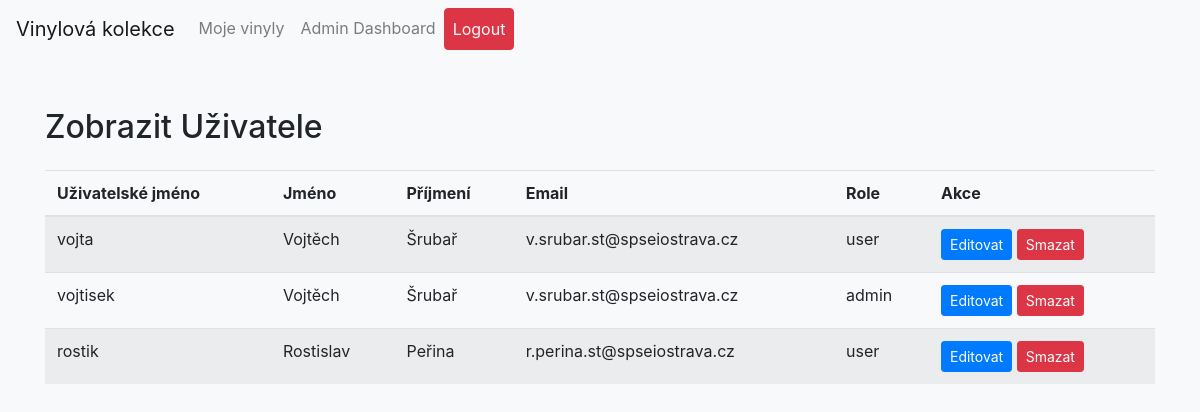
Screenshot of /Dashboard/ZobrazitUzivatele.php (signed in) with the database file from the repository.
### tables this page shows
CREATE TABLE `user` (
  `userid` int(11) NOT NULL,
  `username` varchar(50) NOT NULL,
  `heslo` varchar(255) NOT NULL,
  `jmeno` varchar(50) NOT NULL,
  `prijmeni` varchar(50) NOT NULL,
  `email` varchar(100) NOT NULL,
  `role` enum('user','admin') NOT NULL DEFAULT 'user'
);

### Dashboard/ZobrazitUzivatele.php (the view, shortened to what this page needs)
<?php
include '../components/Header.php';
include '../components/DBPropojeni.php';
$sql = "SELECT * FROM user";
$result = $conn->query($sql);
?>
<!DOCTYPE html>
<html lang="en">
<head>
    <link rel="stylesheet" href="https://stackpath.bootstrapcdn.com/bootstrap/4.5.2/css/bootstrap.min.css">
</head>
<body>
    <div class="container">
        <h2 class="my-4">Zobrazit Uživatele</h2>
        <table class="table table-striped">
            <thead>
                <tr>
                    <th>Uživatelské jméno</th>
                    <th>Jméno</th>
                    <th>Příjmení</th>
                    <th>Email</th>
                    <th>Role</th>
                    <th>Akce</th>
                </tr>
            </thead>
            <tbody>
                <?php
                if ($result->num_rows > 0) {
                    while ($row = $result->fetch_assoc()) {
                        echo "<tr>";
                        echo "<td>" . $row["username"] . "</td>";
                        echo "<td>" . $row["jmeno"] . "</td>";
                        echo "<td>" . $row["prijmeni"] . "</td>";
                        echo "<td>" . $row["email"] . "</td>";
                        echo "<td>" . $row["role"] . "</td>";
                        echo "<td><a href='../Edit/EditovatUzivatele.php?id=" . $row['userid'] . "' class='btn btn-primary btn-sm'>Editovat</a>
                                <a href='../Edit/SmazatUzivatele.php?id=" . $row['userid'] . "' class='btn btn-danger btn-sm'>Smazat</a></td>";
                        echo "</tr>";
                    }
                } else {
                    echo "<tr><td colspan='6'>Žádní uživatelé nenalezeni</td></tr>";
                }
                ?>
            </tbody>
        </table>
    </div>
</body>
</html>

### components/Header.php (shortened to what this page needs)
<nav class="navbar navbar-expand-lg navbar-light bg-light">
    <a class="navbar-brand" href="#">Vinylová kolekce</a>
    <div class="collapse navbar-collapse" id="navbarNav">
        <ul class="navbar-nav">
            <?php if(isset($_SESSION['username'])) { ?>
            <li class="nav-item">
                <a class="nav-link" href="MojeSbirka.php">Moje vinyly</a>
            </li>
            <?php if($_SESSION['role'] == 'admin') { ?>
            <li class="nav-item">
                <a class="nav-link" href="AdminDashboard.php">Admin Dashboard</a>
            </li>
            <?php } else { ?>
            <li class="nav-item">
                <a class="nav-link" href="UserDashboard.php">Uživatelský Dashboard</a>
            </li>
            <?php } ?>
            <li class="nav-item">
                <a class="nav-link btn btn-danger text-light" href="LogOut.php">Logout</a>
            </li>
            <?php } ?>
        </ul>
    </div>
</nav>

### Dashboard/ZobrazitUzivatele.php (style rules this page uses)
body { background-color: #f8f9fa; }
.container { margin-top: 50px; }

### rows the page displays
user: username "vojta", jmeno "Vojtěch", prijmeni "Šrubař", email "v.srubar.st@spseiostrava.cz", role "user"
user: username "vojtisek", jmeno "Vojtěch", prijmeni "Šrubař", email "v.srubar.st@spseiostrava.cz", role "admin"
user: username "rostik", jmeno "Rostislav", prijmeni "Peřina", email "r.perina.st@spseiostrava.cz", role "user"
